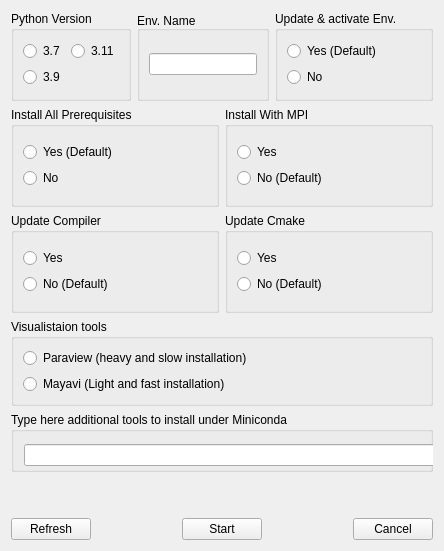
         <widget class="QWidget" name="tab_prerequisistes">
          <attribute name="title">
           <string>Install Prerequisites</string>
          </attribute>
          <layout class="QGridLayout" name="gridLayout_15">
           <item row="5" column="0">
            <spacer name="verticalSpacer_3">
             <property name="orientation">
              <enum>Qt::Vertical</enum>
             </property>
             <property name="sizeHint" stdset="0">
              <size>
               <width>20</width>
               <height>40</height>
              </size>
             </property>
            </spacer>
           </item>
           <item row="2" column="0">
            <layout class="QGridLayout" name="gridLayout_5">
             <item row="0" column="0">
              <widget class="QGroupBox" name="groupBox_15">
               <property name="minimumSize">
                <size>
                 <width>0</width>
                 <height>100</height>
                </size>
               </property>
               <property name="maximumSize">
                <size>
                 <width>16777215</width>
                 <height>100</height>
                </size>
               </property>
               <property name="title">
                <string>Update Compiler</string>
               </property>
               <layout class="QGridLayout" name="gridLayout_21">
                <item row="0" column="0">
                 <layout class="QVBoxLayout" name="verticalLayout_17">
                  <item>
                   <widget class="QRadioButton" name="rB_yes_compiler">
                    <property name="text">
                     <string>Yes</string>
                    </property>
                    <attribute name="buttonGroup">
                     <string notr="true">buttonGroup_2</string>
                    </attribute>
                   </widget>
                  </item>
                  <item>
                   <widget class="QRadioButton" name="rB_no_compiler">
                    <property name="text">
                     <string>No (Default)</string>
                    </property>
                    <attribute name="buttonGroup">
                     <string notr="true">buttonGroup_2</string>
                    </attribute>
                   </widget>
                  </item>
                 </layout>
                </item>
               </layout>
              </widget>
             </item>
             <item row="0" column="1">
              <widget class="QGroupBox" name="groupBox_16">
               <property name="minimumSize">
                <size>
                 <width>0</width>
                 <height>100</height>
                </size>
               </property>
               <property name="maximumSize">
                <size>
                 <width>16777215</width>
                 <height>100</height>
                </size>
               </property>
               <property name="title">
                <string>Update Cmake</string>
               </property>
               <layout class="QGridLayout" name="gridLayout_22">
                <item row="0" column="0">
                 <layout class="QVBoxLayout" name="verticalLayout_19">
                  <item>
                   <widget class="QRadioButton" name="rB_yes_cmake">
                    <property name="text">
                     <string>Yes</string>
                    </property>
                    <attribute name="buttonGroup">
                     <string notr="true">buttonGroup_3</string>
                    </attribute>
                   </widget>
                  </item>
                  <item>
                   <widget class="QRadioButton" name="rB_no_cmake">
                    <property name="text">
                     <string>No (Default)</string>
                    </property>
                    <attribute name="buttonGroup">
                     <string notr="true">buttonGroup_3</string>
                    </attribute>
                   </widget>
                  </item>
                 </layout>
                </item>
               </layout>
              </widget>
             </item>
            </layout>
           </item>
           <item row="4" column="0">
            <widget class="QGroupBox" name="gB_extra_tools">
             <property name="minimumSize">
              <size>
               <width>0</width>
               <height>60</height>
              </size>
             </property>
             <property name="maximumSize">
              <size>
               <width>16777215</width>
               <height>80</height>
              </size>
             </property>
             <property name="whatsThis">
              <string>&lt;html&gt;&lt;head/&gt;&lt;body&gt;&lt;p&gt;User could type the list of additional tools to install under Miniconda.&lt;/p&gt;&lt;p&gt;Use blank character to separate the elements !&lt;/p&gt;&lt;/body&gt;&lt;/html&gt;</string>
             </property>
             <property name="title">
              <string>Type here additional tools to install under Miniconda</string>
             </property>
             <widget class="QWidget" name="layoutWidget">
              <property name="geometry">
               <rect>
                <x>13</x>
                <y>31</y>
                <width>531</width>
                <height>25</height>
               </rect>
              </property>
              <layout class="QHBoxLayout" name="horizontalLayout_2">
               <item>
                <widget class="QLineEdit" name="tools_conda_lE">
                 <property name="toolTip">
                  <string>&lt;html&gt;&lt;head/&gt;&lt;body&gt;&lt;p&gt;Enter the list of tools to install or update separated by space !&lt;/p&gt;&lt;/body&gt;&lt;/html&gt;</string>
                 </property>
                 <property name="whatsThis">
                  <string>&lt;html&gt;&lt;head/&gt;&lt;body&gt;&lt;p&gt;&lt;br/&gt;&lt;/p&gt;&lt;/body&gt;&lt;/html&gt;</string>
                 </property>
                 <property name="text">
                  <string/>
                 </property>
                </widget>
               </item>
               <item>
                <widget class="QPushButton" name="pB_extra_tools">
                 <property name="sizeIncrement">
                  <size>
                   <width>0</width>
                   <height>40</height>
                  </size>
                 </property>
                 <property name="text">
                  <string>Run</string>
                 </property>
                </widget>
               </item>
              </layout>
             </widget>
            </widget>
           </item>
           <item row="3" column="0">
            <widget class="QGroupBox" name="groupBox_19">
             <property name="sizeIncrement">
              <size>
               <width>0</width>
               <height>300</height>
              </size>
             </property>
             <property name="title">
              <string>Visualistaion tools</string>
             </property>
             <layout class="QVBoxLayout" name="verticalLayout_2">
              <item>
               <layout class="QVBoxLayout" name="verticalLayout">
                <item>
                 <widget class="QRadioButton" name="Paraview_cB">
                  <property name="text">
                   <string>Paraview (heavy and slow installation)</string>
                  </property>
                  <property name="checked">
                   <bool>false</bool>
                  </property>
                  <property name="autoExclusive">
                   <bool>true</bool>
                  </property>
                  <attribute name="buttonGroup">
                   <string notr="true">buttonGroup_4</string>
                  </attribute>
                 </widget>
                </item>
                <item>
                 <widget class="QRadioButton" name="Mayavi_cB">
                  <property name="enabled">
                   <bool>true</bool>
                  </property>
                  <property name="text">
                   <string>Mayavi (Light and fast installation)</string>
                  </property>
                  <property name="autoExclusive">
                   <bool>true</bool>
                  </property>
                  <attribute name="buttonGroup">
                   <string notr="true">buttonGroup_4</string>
                  </attribute>
                 </widget>
                </item>
               </layout>
              </item>
             </layout>
            </widget>
           </item>
           <item row="1" column="0">
            <layout class="QHBoxLayout" name="horizontalLayout_6">
             <item>
              <widget class="QGroupBox" name="groupBox_14">
               <property name="minimumSize">
                <size>
                 <width>0</width>
                 <height>100</height>
                </size>
               </property>
               <property name="maximumSize">
                <size>
                 <width>16777215</width>
                 <height>100</height>
                </size>
               </property>
               <property name="title">
                <string>Install All Prerequisites</string>
               </property>
               <layout class="QGridLayout" name="gridLayout_20">
                <item row="0" column="0">
                 <layout class="QVBoxLayout" name="verticalLayout_16">
                  <item>
                   <widget class="QRadioButton" name="rB_yes_all_prerequis">
                    <property name="text">
                     <string>Yes (Default)</string>
                    </property>
                   </widget>
                  </item>
                  <item>
                   <widget class="QRadioButton" name="rB_no_all_prerequis">
                    <property name="text">
                     <string>No</string>
                    </property>
                   </widget>
                  </item>
                 </layout>
                </item>
               </layout>
              </widget>
             </item>
             <item>
              <widget class="QGroupBox" name="groupBox_12">
               <property name="minimumSize">
                <size>
                 <width>0</width>
                 <height>100</height>
                </size>
               </property>
               <property name="maximumSize">
                <size>
                 <width>16777215</width>
                 <height>100</height>
                </size>
               </property>
               <property name="title">
                <string>Install With MPI</string>
               </property>
               <layout class="QGridLayout" name="gridLayout_19">
                <item row="0" column="0">
                 <layout class="QVBoxLayout" name="verticalLayout_14">
                  <item>
                   <widget class="QRadioButton" name="rB_yes_MPI_prerequis">
                    <property name="text">
                     <string>Yes</string>
                    </property>
                   </widget>
                  </item>
                  <item>
                   <widget class="QRadioButton" name="rB_no_MPI_prerequis">
                    <property name="text">
                     <string>No (Default)</string>
                    </property>
                   </widget>
                  </item>
                 </layout>
                </item>
               </layout>
              </widget>
             </item>
            </layout>
           </item>
           <item row="6" column="0">
            <layout class="QGridLayout" name="gridLayout_23">
             <item row="0" column="0">
              <widget class="QPushButton" name="pB_Refresh_prerequis">
               <property name="text">
                <string>Refresh</string>
               </property>
              </widget>
             </item>
             <item row="0" column="1">
              <spacer name="horizontalSpacer_7">
               <property name="orientation">
                <enum>Qt::Horizontal</enum>
               </property>
               <property name="sizeHint" stdset="0">
                <size>
                 <width>40</width>
                 <height>20</height>
                </size>
               </property>
              </spacer>
             </item>
             <item row="0" column="2">
              <widget class="QPushButton" name="pB_Start_prerequis">
               <property name="toolTip">
                <string>&lt;html&gt;&lt;head/&gt;&lt;body&gt;&lt;p&gt;IMPORTANTE : At this stage of installation the GUI must be launched after activating conda !&lt;/p&gt;&lt;/body&gt;&lt;/html&gt;</string>
               </property>
               <property name="whatsThis">
                <string>&lt;html&gt;&lt;head/&gt;&lt;body&gt;&lt;p&gt;IMPORTANTE : At this stage of installation the GUI must be launched after activating conda !&lt;/p&gt;&lt;/body&gt;&lt;/html&gt;</string>
               </property>
               <property name="text">
                <string>Start</string>
               </property>
              </widget>
             </item>
             <item row="0" column="3">
              <spacer name="horizontalSpacer_8">
               <property name="orientation">
                <enum>Qt::Horizontal</enum>
               </property>
               <property name="sizeHint" stdset="0">
                <size>
                 <width>42</width>
                 <height>20</height>
                </size>
               </property>
              </spacer>
             </item>
             <item row="0" column="4">
              <widget class="QPushButton" name="pB_Cancel_prerequis">
               <property name="text">
                <string>Cancel</string>
               </property>
              </widget>
             </item>
            </layout>
           </item>
           <item row="0" column="0">
            <layout class="QGridLayout" name="gridLayout_4">
             <item row="0" column="0">
              <widget class="QGroupBox" name="Python_Version_gB_prerequis">
               <property name="minimumSize">
                <size>
                 <width>0</width>
                 <height>10</height>
                </size>
               </property>
               <property name="maximumSize">
                <size>
                 <width>16777215</width>
                 <height>90</height>
                </size>
               </property>
               <property name="title">
                <string>Python Version</string>
               </property>
               <layout class="QGridLayout" name="gridLayout_45">
                <item row="0" column="0">
                 <layout class="QGridLayout" name="gridLayout_16">
                  <item row="1" column="0">
                   <widget class="QRadioButton" name="rB_py39_prerequis">
                    <property name="text">
                     <string>3.9</string>
                    </property>
                   </widget>
                  </item>
                  <item row="0" column="0">
                   <widget class="QRadioButton" name="rB_py37_prerequis">
                    <property name="text">
                     <string>3.7</string>
                    </property>
                   </widget>
                  </item>
                  <item row="0" column="1">
                   <widget class="QRadioButton" name="rB_py311_prerequis">
                    <property name="text">
                     <string>3.11</string>
                    </property>
                   </widget>
                  </item>
                 </layout>
                </item>
               </layout>
              </widget>
             </item>
             <item row="0" column="2">
              <widget class="QGroupBox" name="Update_Env_gB_prerequis">
               <property name="minimumSize">
                <size>
                 <width>0</width>
                 <height>90</height>
                </size>
               </property>
               <property name="maximumSize">
                <size>
                 <width>16777215</width>
                 <height>100</height>
                </size>
               </property>
               <property name="title">
                <string>Update &amp;&amp; activate Env.</string>
               </property>
               <layout class="QGridLayout" name="gridLayout_18">
                <item row="0" column="0">
                 <layout class="QVBoxLayout" name="verticalLayout_30">
                  <item>
                   <widget class="QRadioButton" name="rB_yes_update_env_prerequis">
                    <property name="text">
                     <string>Yes (Default)</string>
                    </property>
                   </widget>
                  </item>
                  <item>
                   <widget class="QRadioButton" name="rB_no_update_env_prerequis">
                    <property name="text">
                     <string>No</string>
                    </property>
                   </widget>
                  </item>
                 </layout>
                </item>
               </layout>
              </widget>
             </item>
             <item row="0" column="1">
              <widget class="QGroupBox" name="Env_Name_gB_prerequis">
               <property name="minimumSize">
                <size>
                 <width>0</width>
                 <height>90</height>
                </size>
               </property>
               <property name="maximumSize">
                <size>
                 <width>16777215</width>
                 <height>90</height>
                </size>
               </property>
               <property name="title">
                <string>Env. Name</string>
               </property>
               <property name="alignment">
                <set>Qt::AlignBottom|Qt::AlignLeading|Qt::AlignLeft</set>
               </property>
               <layout class="QGridLayout" name="gridLayout_17">
                <item row="0" column="0">
                 <widget class="QLineEdit" name="lineEdit_Env_Name_prerequis">
                  <property name="text">
                   <string/>
                  </property>
                 </widget>
                </item>
               </layout>
              </widget>
             </item>
            </layout>
           </item>
          </layout>
         </widget>
